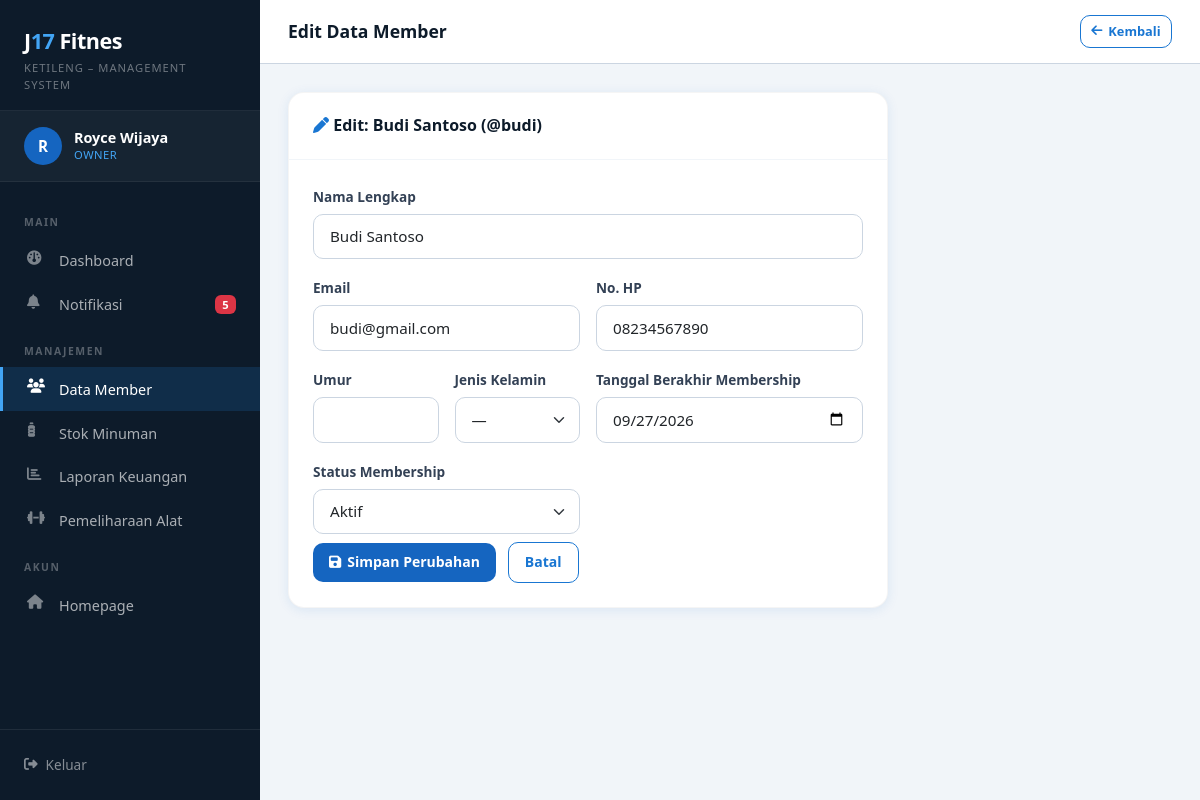
Page /owner/member/edit.php?id=2 (signed in) on the committed database.
### tables this page shows
CREATE TABLE IF NOT EXISTS members (
    id INT PRIMARY KEY AUTO_INCREMENT,
    user_id INT NOT NULL,
    paket ENUM('1_bulan','3_bulan','6_bulan','1_tahun') NOT NULL DEFAULT '1_bulan',
    tgl_mulai DATE NOT NULL,
    tgl_selesai DATE NOT NULL,
    status ENUM('aktif','expired','pending') DEFAULT 'aktif',
    created_at TIMESTAMP DEFAULT CURRENT_TIMESTAMP,
    updated_at TIMESTAMP DEFAULT CURRENT_TIMESTAMP ON UPDATE CURRENT_TIMESTAMP,
    FOREIGN KEY (user_id) REFERENCES users(id) ON DELETE CASCADE
);

CREATE TABLE IF NOT EXISTS users (
    id INT PRIMARY KEY AUTO_INCREMENT,
    nama_lengkap VARCHAR(100) NOT NULL,
    nama_panggilan VARCHAR(50) NOT NULL UNIQUE,
    email VARCHAR(100) DEFAULT NULL,
    password VARCHAR(255) NOT NULL,
    role ENUM('owner', 'staff', 'member') NOT NULL DEFAULT 'member',
    no_hp VARCHAR(20) DEFAULT NULL,
    jenis_kelamin ENUM('L', 'P') DEFAULT NULL,
    umur INT DEFAULT NULL,
    created_at TIMESTAMP DEFAULT CURRENT_TIMESTAMP,
    updated_at TIMESTAMP DEFAULT CURRENT_TIMESTAMP ON UPDATE CURRENT_TIMESTAMP
);

### owner/member/edit.php (the view, shortened to what this page needs)
<?php
$db = getDB();
$id = (int)($_GET['id'] ?? 0);
$user = $db->prepare("SELECT u.*, m.id as member_id, m.paket, m.tgl_mulai, m.tgl_selesai, m.status as m_status FROM users u LEFT JOIN members m ON m.user_id=u.id WHERE u.id=?");
$user->execute([$id]);
$user = $user->fetch();
?>
<!DOCTYPE html>
<html lang="id">
<head>
<link href="https://cdn.jsdelivr.net/npm/bootstrap@5.3.2/dist/css/bootstrap.min.css" rel="stylesheet">
<link href="https://cdnjs.cloudflare.com/ajax/libs/font-awesome/6.5.0/css/all.min.css" rel="stylesheet">
<link href="/j17-fitnes/assets/css/style.css" rel="stylesheet">
</head>
<body>
<div class="dashboard-wrapper">
  <?php include __DIR__ . '/../../includes/sidebar_owner.php'; ?>
  <div class="main-content">
    <div class="topbar">
      <div class="topbar-title">Edit Data Member</div>
      <a href="index.php" class="btn-j17 btn-j17-outline btn-j17-sm"><i class="fa-solid fa-arrow-left"></i> Kembali</a>
    </div>
    <div class="page-content">
      <div class="data-card" style="max-width:600px">
        <div class="data-card-header">
          <span class="data-card-title"><i class="fa-solid fa-pen" style="color:var(--blue-600)"></i> Edit: <?= htmlspecialchars($user['nama_lengkap']) ?> (@<?= htmlspecialchars($user['nama_panggilan']) ?>)</span>
        </div>
        <div style="padding:1.5rem">
          <form method="POST">
            <div class="row g-3">
              <div class="col-12">
                <label class="form-label">Nama Lengkap</label>
                <input type="text" name="nama_lengkap" class="form-control" value="<?= htmlspecialchars($user['nama_lengkap']) ?>" required>
              </div>
              <div class="col-md-6">
                <label class="form-label">Email</label>
                <input type="email" name="email" class="form-control" value="<?= htmlspecialchars($user['email']??'') ?>">
              </div>
              <div class="col-md-6">
                <label class="form-label">No. HP</label>
                <input type="text" name="no_hp" class="form-control" value="<?= htmlspecialchars($user['no_hp']??'') ?>">
              </div>
              <div class="col-md-3">
                <label class="form-label">Umur</label>
                <input type="number" name="umur" class="form-control" value="<?= htmlspecialchars($user['umur']??'') ?>">
              </div>
              <div class="col-md-3">
                <label class="form-label">Jenis Kelamin</label>
                <select name="jenis_kelamin" class="form-select">
                  <option value="">—</option>
                </select>
              </div>
              <?php if($user['member_id']): ?>
              <div class="col-md-6">
                <label class="form-label">Tanggal Berakhir Membership</label>
                <input type="date" name="tgl_selesai" class="form-control" value="<?= $user['tgl_selesai'] ?>">
              </div>
              <div class="col-md-6">
                <label class="form-label">Status Membership</label>
                <select name="m_status" class="form-select">
                  <option value="aktif" <?= $user['m_status']==='aktif'?'selected':'' ?>>Aktif</option>
                </select>
              </div>
              <?php endif; ?>
              <div class="col-12 mt-2">
                <button type="submit" class="btn-j17 btn-j17-primary"><i class="fa-solid fa-save"></i> Simpan Perubahan</button>
                <a href="index.php" class="btn-j17 btn-j17-outline ms-2">Batal</a>
              </div>
            </div>
          </form>
        </div>
      </div>
    </div>
  </div>
</div>
</body>
</html>

### assets/css/style.css (style rules this page uses)
:root { --blue-900: #0D2137; --blue-800: #0A3263; --blue-700: #1565C0; --blue-600: #1976D2; --blue-500: #2196F3; --blue-400: #42A5F5; --blue-300: #90CAF9; --blue-100: #DBEAFE; --blue-50: #EFF6FF; --dark: #0D1B2A; --gray-800: #1E293B; --gray-700: #334155; --gray-500: #64748B; --gray-300: #CBD5E1; --gray-100: #F1F5F9; --white: #FFFFFF; --success: #16A34A; --warning: #D97706; --danger: #DC2626; --info: #0891B2; --radius: 10px; --radius-lg: 16px; --shadow: 0 2px 12px rgba(21,101,192,0.10); --shadow-lg: 0 8px 32px rgba(21,101,192,0.18); --sidebar-w: 260px; --header-h: 64px; }
*, *::before, *::after { box-sizing: border-box; margin: 0; padding: 0; }
html { scroll-behavior: smooth; }
body { font-family: 'Segoe UI', system-ui, -apple-system, sans-serif; font-size: 15px; line-height: 1.6; color: var(--gray-800); background: var(--gray-100); }
a { color: var(--blue-600); text-decoration: none; }
.form-label { font-weight: 600; font-size: 0.85rem; color: var(--gray-700); margin-bottom: 0.4rem; }
.form-control, .form-select { border: 1.5px solid var(--gray-300); border-radius: var(--radius); padding: 0.65rem 1rem; font-size: 0.95rem; transition: all 0.2s; }
.dashboard-wrapper { display: flex; min-height: 100vh; }
.main-content { margin-left: var(--sidebar-w); flex: 1; min-height: 100vh; display: flex; flex-direction: column; }
.topbar { height: var(--header-h); background: var(--white); border-bottom: 1px solid var(--gray-300); display: flex; align-items: center; padding: 0 1.75rem; gap: 1rem; position: sticky; top: 0; z-index: 50; }
.topbar-title { font-size: 1.1rem; font-weight: 700; color: var(--dark); flex: 1; }
.page-content { padding: 1.75rem; flex: 1; }
.data-card { background: var(--white); border-radius: var(--radius-lg); box-shadow: var(--shadow); overflow: hidden; border: 1px solid rgba(0,0,0,0.04); }
.data-card-header { padding: 1.25rem 1.5rem; display: flex; align-items: center; justify-content: space-between; border-bottom: 1px solid var(--gray-100); }
.data-card-title { font-size: 1rem; font-weight: 700; color: var(--dark); }
.btn-j17 { display: inline-flex; align-items: center; gap: 6px; padding: 0.5rem 1rem; border-radius: var(--radius); font-size: 0.875rem; font-weight: 600; cursor: pointer; transition: all 0.15s; border: none; text-decoration: none; }
.btn-j17-primary { background: var(--blue-700); color: var(--white); }
.btn-j17-outline { background: transparent; border: 1.5px solid var(--blue-600); color: var(--blue-600); }
.btn-j17-sm { padding: 0.3rem 0.65rem; font-size: 0.8rem; }

### rows in the picture
members: user.nama_lengkap "Budi Santoso", user.nama_panggilan "budi", nama_lengkap "Budi Santoso", email "budi@gmail.com", no_hp "08234567890", tgl_selesai "09/27/2026", m_status "Aktif"

### other values in the picture
substr($_SESSION['nama_panggilan'] ?? 'U', 0, 1) "R"
$_SESSION['nama_lengkap'] "Royce Wijaya"
$_SESSION['role'] "OWNER"
$notifCount "5"
